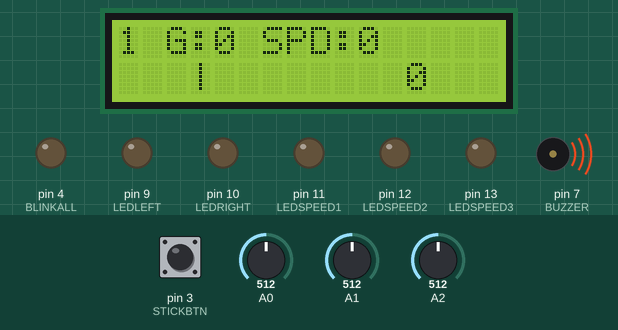
The program below on a simulated Arduino Uno, built with avr-gcc and run on an emulated ATmega328P. Shown: 16×2 character LCD, output pins drawn as LEDs (lit = HIGH), buzzer (waves = sounding). Wiring (inferred from the names in the program): MPU-6050 motion sensor at I2C address 0x68. The inputs (shaded band) are chosen by the test bench; at power-on: A2 = 512, A0 = 512, A1 = 512, pin 3 (STICKBTN) HIGH. What the program prints to the serial monitor is not drawn.

Above: at 2.02 s.
2.8 s: A2 set to 461
4.3 s: A2 set to 431
At 6.8 s:
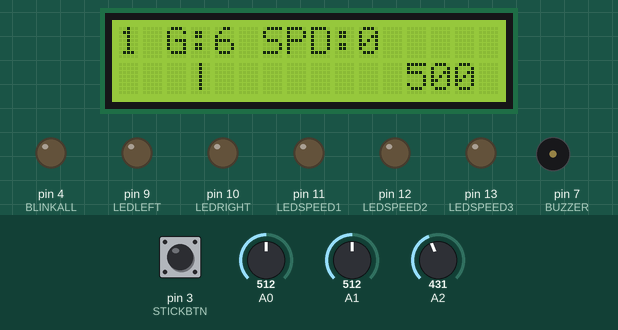
7.1 s: A0 set to 459
9.2 s: A0 set to 437
At 10.5 s:
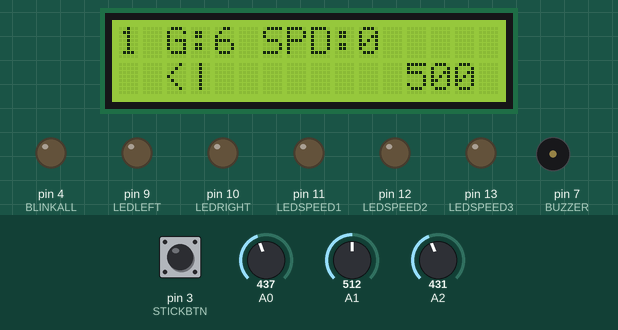
10.8 s: A1 set to 532
At 11.17 s:
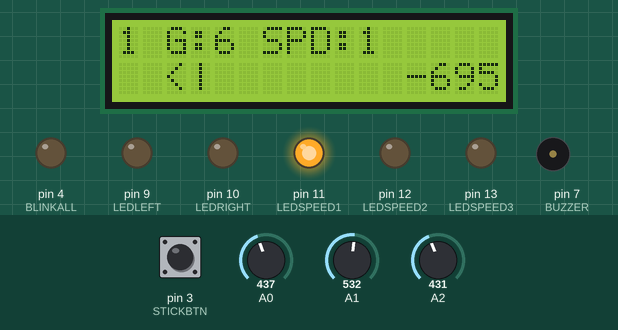
12.8 s: A2 set to 340
At 15.7 s:
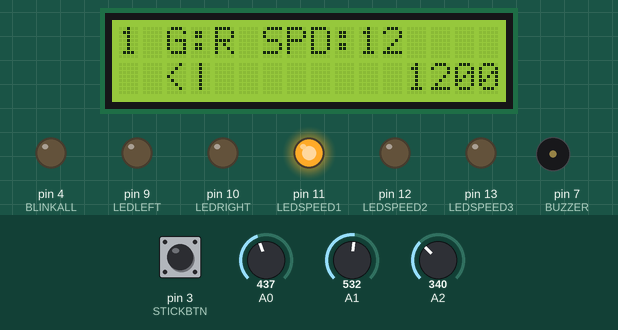
Timing chart, 0 to 16.8 s (numbered marks = the images above; inputs shaded):
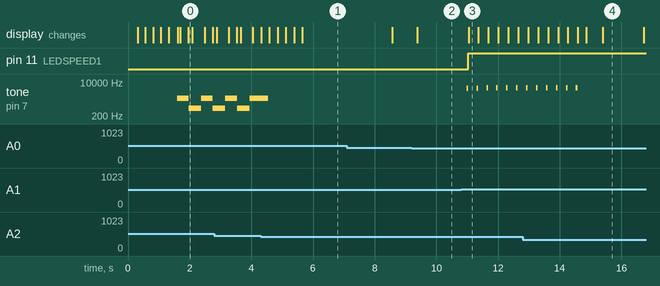

The program:

main.cpp
```cpp
#include <Arduino_FreeRTOS.h>
#include <semphr.h>  // add the FreeRTOS functions for Semaphores (or Flags).
#include "shared.h"
#include "lcd.h"
#include "gear.h"
#include "control.h"
#include "lights.h"

static int aBtnValue = 0;

SemaphoreHandle_t xSerialSemaphore;
LiquidCrystal_I2C lcd(0x27, 2, 1, 0, 4, 5, 6, 7, 3, POSITIVE);
const int MPU_addr=0x68;   // I2C address of the MPU-6050
int16_t /*AcX,AcY,AcZ,*/Tmp,GyX,GyY,GyZ;

void TaskReadAnalogBtns( void *pvParameters );
void TaskReadAnalogStick( void *pvParameters );
void TaskDigitalReadBuzz( void *pvParameters );
void TaskDigitalRead4( void *pvParameters );

void setup() {
  Wire.begin();
  Wire.beginTransmission(MPU_addr);
  Wire.write(0x6B);  // PWR_MGMT_1 register
  Wire.write(0);     // set to zero (wakes up the MPU-6050)
  Wire.endTransmission(true);
  Serial.begin(9600);
  StartLCD(&lcd);
  // Inputs
  pinMode(A0, INPUT);
  pinMode(A1, INPUT);
  pinMode(A2, INPUT);
  pinMode(STICKBTN, INPUT);
  // Outputs
  pinMode(BUZZER, OUTPUT);
  pinMode(BLINKALL, OUTPUT);
  pinMode(LEDLEFT, OUTPUT);
  pinMode(LEDRIGHT, OUTPUT);
  pinMode(LEDSPEED1, OUTPUT);
  pinMode(LEDSPEED2, OUTPUT);
  pinMode(LEDSPEED3, OUTPUT);
  timer = millis();
  while (!Serial) {
    ;
  }

  if ( xSerialSemaphore == NULL )  // Check to confirm that the Serial Semaphore has not already been created.
  {
    xSerialSemaphore = xSemaphoreCreateMutex();  // Create a mutex semaphore we will use to manage the Serial Port
    if ( ( xSerialSemaphore ) != NULL )
      xSemaphoreGive( ( xSerialSemaphore ) );  // Make the Serial Port available for use, by "Giving" the Semaphore.
  }

  xTaskCreate(
    TaskDigitalReadBuzz
    ,  (const portCHAR *) "DigitalReadBuzz"
    ,  128        // Stack size
    ,  NULL
    ,  1          // Priority 0,1,2,3
    ,  NULL );

  xTaskCreate(
    TaskReadAnalogBtns
    ,  (const portCHAR *) "AnalogBtsRead"
    ,  128        // Stack size
    ,  NULL
    ,  2          // Priority
    ,  NULL );

  xTaskCreate(
    TaskReadAnalogStick
    ,  (const portCHAR *) "AnalogStickRead"
    ,  128        // Stack size
    ,  NULL

    ,  2          // Priority
    ,  NULL );
}

void loop() {

}

/*---------------------- Tasks ---------------------*/

void TaskReadAnalogBtns( void *pvParameters __attribute__((unused)) ) {
  for (;;) {

    aBtnValue = 0;
    aBtnValue = analogRead(A2);

    if ( xSemaphoreTake( xSerialSemaphore, ( TickType_t ) 5 ) == pdTRUE ) {
      if (aBtnValue > 100) {
        Serial.println(aBtnValue);
        // Left Blinker
        aBtnValue >= 240 && aBtnValue < 270 ? BlinkLeft(&car) : NULL;
        // Right Blinker
        aBtnValue >= 270 && aBtnValue < 300 ? BlinkRight(&car) : NULL;
        // Gear Down
        aBtnValue >= 300 && aBtnValue < 350 ? GearDown(&car) : NULL;
        // Gear Up
        aBtnValue >= 400 && aBtnValue < 450 ? GearUp(&car) : NULL;
        // Start
        aBtnValue >= 450 && aBtnValue < 600 ? StartStop(&car) : NULL;
        // Control
        //CarState(&car);
        //CarStateBlinker(&car);
        delay(250);
      }
      xSemaphoreGive( xSerialSemaphore );
    }
    vTaskDelay(25 / portTICK_PERIOD_MS);
  }
}

void TaskReadAnalogStick( void *pvParameters __attribute__((unused)) ) {
  for (;;)
  {
    if ( xSemaphoreTake( xSerialSemaphore, ( TickType_t ) 5 ) == pdTRUE )
    {
      car.stickX = analogRead(A0);
      car.stickY = analogRead(A1);
      if (car.stickX  < 450 || car.stickX > 550)
      {
        Serial.print("StickX: ");
        Serial.println(car.stickX);
        car.stickX < 450 ? LCDTurnLeft(car.stickX) : LCDTurnRight(car.stickX);
      }
      if (car.stickY  < 450 || car.stickY > 550)
      {
        Serial.print("StickY: ");
        Serial.println(car.stickY);
      }
      CarState(&car);
      CarStateBlinker(&car);
      xSemaphoreGive( xSerialSemaphore ); // Now free or "Give" the Serial Port for others.
    }
    vTaskDelay(1);
  }
}

void TaskDigitalReadBuzz( void *pvParameters __attribute__((unused)) ) {
  for (;;)
  {
    if ( xSemaphoreTake( xSerialSemaphore, ( TickType_t ) 5 ) == pdTRUE )
    {
      if (digitalRead(STICKBTN) == LOW)
      {
          Serial.println("Buzz");
          Buzz();
      }
      xSemaphoreGive( xSerialSemaphore ); // Now free or "Give" the Serial Port for others.
    }
    vTaskDelay(1);
  }
}

void TaskDigitalRead4( void *pvParameters __attribute__((unused)) ) {
  for (;;)
  {
    /*if ( xSemaphoreTake( xSerialSemaphore, ( TickType_t ) 5 ) == pdTRUE )
    {
      if (digitalRead(BLINKALL) == LOW)
      {
          Serial.println("Blink All");
          BlinkAll(&car);
          CarStateBlinker(&car);
        }
        xSemaphoreGive( xSerialSemaphore ); // Now free or "Give" the Serial Port for others.
      }
      vTaskDelay(1);*/
    }
  }
```

buzzer.cpp
```cpp
#include "buzzer.h"

void Buzz() {
  tone(BUZZER, 1500, 500);
  //delay(500);
}

void Alarm() {
  tone(BUZZER, 2500, 500);
  delay(500);
}

void EngineWorking(int freq) {
  tone(BUZZER, freq, 500);
  delay(50);
  tone(BUZZER, 0, 0);
}

void EngineStart() {
  tone(BUZZER, 1500, 600);
  delay(100);
}

void EngineStop() {
  tone(BUZZER, 500, 600);
  delay(100);
}
```

buzzer.h
```cpp
#ifndef BUZZER_H
#define BUZZER_H

#include "shared.h"

void Buzz();

void Alarm();

void EngineStart();

void EngineStop();

void EngineWorking(int freq);

#endif
```

control.cpp
```cpp
#include "control.h"

void CarStateBlinker(Car *car) {
  // Left Blinker [OK]
  if (car->leftBlink == 1) {
    if (millis() > timer + (period / 2)) {
      //timer = millis();
      digitalWrite(LEDRIGHT, LOW);
      digitalWrite(LEDLEFT, HIGH);
      LCDBlinkLeft(1);
    }
    if (millis() > timer + period) {
      timer = millis();
      digitalWrite(LEDLEFT, LOW);
      LCDBlinkLeft(0);
    }
    //delay(250);
    //digitalWrite(LEDLEFT, LOW);
    //LCDBlinkLeft(0);
    //delay(250);
  }
  // Right Blinker [OK]
  if (car->rightBlink == 1) {
    /*digitalWrite(LEDRIGHT, HIGH);
    LCDBlinkRight(1);
    delay(250);
    digitalWrite(LEDRIGHT, LOW);
    LCDBlinkRight(0);
    delay(250);*/
    if (millis() > timer + (period / 2)) {
      digitalWrite(LEDLEFT, LOW);
      digitalWrite(LEDRIGHT, HIGH);
      LCDBlinkRight(1);
    }
    if (millis() > timer + period) {
      timer = millis();
      digitalWrite(LEDRIGHT, LOW);
      LCDBlinkRight(0);
    }
  }
  if (car->blinkAll == 1) {
    /*digitalWrite(LEDLEFT, HIGH);
    digitalWrite(LEDRIGHT, HIGH);
    LCDBlinkAll(1);
    delay(250);
    digitalWrite(LEDLEFT, LOW);
    digitalWrite(LEDRIGHT, LOW);
    LCDBlinkAll(0);
    delay(250);*/
    if (millis() > timer + (period / 2)) {
      digitalWrite(LEDLEFT, HIGH);
      digitalWrite(LEDRIGHT, HIGH);
      LCDBlinkAll(1);
    }
    if (millis() > timer + period) {
      timer = millis();
      digitalWrite(LEDLEFT, LOW);
      digitalWrite(LEDRIGHT, LOW);
      LCDBlinkAll(0);
    }
  }
}

void CarState(Car *car) {
/*// Left Blinker [OK]
if (car->leftBlink == 1) {
  digitalWrite(LEDLEFT, HIGH);
  LCDBlinkLeft(1);
  delay(250);
  digitalWrite(LEDLEFT, LOW);
  LCDBlinkLeft(0);
  delay(250);
}
// Right Blinker [OK]
if (car->rightBlink == 1) {
  digitalWrite(LEDRIGHT, HIGH);
  LCDBlinkRight(1);
  delay(250);
  digitalWrite(LEDRIGHT, LOW);
  LCDBlinkRight(0);
  delay(250);
}*/
// If Car Working
if (car->carOn == 1) {
    // Car Working
    Serial.print(car->stickY);
    Serial.print("\n");
    if (car->stickY > 520)
    {
      if (car->gear >= 1 && car->speed < 50)
      {
        car->speed += SpeedUp(&car->stickY, &car->speed);
      }
      else if (car->gear >= 2 && car->speed < 100)
      {
        car->speed += SpeedUp(&car->stickY, &car->speed);
      }
      else if (car->gear >= 2 && car->speed < 100)
      {
        car->speed += SpeedUp(&car->stickY, &car->speed);
      }
      else if (car->gear >= 3 && car->speed < 150)
      {
        car->speed += SpeedUp(&car->stickY, &car->speed);
      }
      else if (car->gear >= 4 && car->speed < 200)
      {
        car->speed += SpeedUp(&car->stickY, &car->speed);
      }
      else if (car->gear >= 5 && car->speed < 250)
      {
        car->speed += SpeedUp(&car->stickY, &car->speed);
      }
      else if (car->gear >= 6 && car->speed < 300)
      {
        car->speed += SpeedUp(&car->stickY, &car->speed);
      }
    }
    else if (car->stickY < 500 && car->speed > 0)
    {
      car->speed -= SpeedDown(&car->stickY);
    }
    Leds(&car->speed);
    LCDSpeed(&car->speed);
    LCDRPM(&car->gear, &car->speed);
  }
  else {

  }
}
```

control.h
```cpp
#ifndef CONTROL_H
#define CONTROL_H

#include "shared.h"
#include "lcd.h"
#include "engine.h"
#include "lights.h"

void CarStateBlinker(Car *car);

void CarState(Car *car);

#endif
```

engine.cpp
```cpp
#include "engine.h"

int StartStop(Car *car) {
  if (car->carOn == 0) {
    EngineStart();
    LCDCarOn(1);
    digitalWrite(LEDCARON, HIGH);
    car->carOn = 1;
    Serial.println("START!");
    return 1;
  }
  else {
    EngineStop();
    LCDCarOn(0);
    digitalWrite(LEDCARON, LOW);
    digitalWrite(LEDSPEED1, LOW);
    digitalWrite(LEDSPEED2, LOW);
    digitalWrite(LEDSPEED3, LOW);
    ResetLCD();
    car->carOn = 0;
    car->speed = 0;
    car->gear = 0;
    car->rpm = 0;
    Serial.println("STOP!");
    return 0;
  }
}

int SpeedUp(int *stickY, int *speed) {
  if (*stickY > 520 && *stickY < 650) {
    EngineWorking((*speed + 500) * 10);
    //delay(100);
  }
  else if (*stickY > 650 && *stickY < 800) {
    EngineWorking((*speed + 750) * 10);
    //delay(50);
  }
  else if (*stickY > 800 ) {
    EngineWorking((*speed + 1000) * 10);
  }
  return 1;
}

int SpeedDown(int *stickY) {
  /*if (*stickY > 350 && *stickY < 500) {
    delay(150);
  }
  else if (*stickY > 150 && *stickY < 350) {
    delay(100);
  }
  else if (*stickY < 150 ) {
    delay(50);
  }*/
  return 1;
}

void Leds(int *speed) {
  if (*speed > 0 && *speed < 100) {
    digitalWrite(LEDSPEED1, HIGH);
    digitalWrite(LEDSPEED2, LOW);
    digitalWrite(LEDSPEED3, LOW);
  }
  else if (*speed > 100 && *speed <= 150) {
    digitalWrite(LEDSPEED1, LOW);
    digitalWrite(LEDSPEED2, HIGH);
    digitalWrite(LEDSPEED3, LOW);
  }
  else if (*speed > 150 && *speed < 250) {
    digitalWrite(LEDSPEED1, LOW);
    digitalWrite(LEDSPEED2, LOW);
    digitalWrite(LEDSPEED3, HIGH);
  }
  else if (*speed > 250) {
    digitalWrite(LEDSPEED1, HIGH);
    digitalWrite(LEDSPEED2, HIGH);
    digitalWrite(LEDSPEED3, HIGH);
  }
}
```

engine.h
```cpp
#ifndef ENGINE_H
#define ENGINE_H

#include "shared.h"
#include "buzzer.h"
#include "lcd.h"

int StartStop(Car *car);

int SpeedUp(int *stickY, int *speed);

int SpeedDown(int *stickY);

void Leds(int *speed);

#endif
```

gear.cpp
```cpp
#include "gear.h"

int GearUp(Car *car) {
  if (car->gear < 6)
  {
    car->gear++;
    LCDGear(&car->gear);
    return 1;
  }
  else
  {
    return 0;
  }
}

int GearDown(Car *car) {
  if (car->gear > -1 && car->gear <= 6)
  {
    car->gear--;
    LCDGear(&car->gear);
    return 1;
  }
  else
  {
    return 0;
  }
}
```

gear.h
```cpp
#ifndef GEAR_H
#define GEAR_H

#include "shared.h"
#include "lcd.h"

int GearUp(Car *car);

int GearDown(Car *car);

#endif
```

lights.cpp
```cpp
#include "lights.h"

void ResetBlinkers() {
  digitalWrite(LEDRIGHT, LOW);
  digitalWrite(LEDLEFT, LOW);
  LCDBlinkLeft(0);
  LCDBlinkRight(0);
}

int BlinkRight(Car *car) {
  if (car->rightBlink == 0)
  {
    car->rightBlink = 1;
    car->leftBlink = 0;
    car->blinkAll = 0;
    return 1;
  }
  else
  {
    car->rightBlink = 0;
    ResetBlinkers();
    return 0;
  }
}

int BlinkLeft(Car *car) {
  if (car->leftBlink == 0)
  {
    car->leftBlink = 1;
    car->rightBlink = 0;
    car->blinkAll = 0;
    return 1;
  }
  else
  {
    car->leftBlink = 0;
    ResetBlinkers();
    return 0;
  }
}

int BlinkAll(Car *car) {
  if (car->blinkAll == 0)
  {
    car->leftBlink = 0;
    car->rightBlink = 0;
    car->blinkAll = 1;
    return 1;
  }
  else
  {
    car->leftBlink = 0;
    car->rightBlink = 0;
    car->blinkAll = 0;
    ResetBlinkers();
    return 0;
  }
}
```

lights.h
```cpp
#ifndef LIGHTS_H
#define LIGHTS_H

#include "shared.h"
#include "lcd.h"

int BlinkRight(Car *car);

int BlinkLeft(Car *car);

int BlinkAll(Car *car);

#endif
```

shared.h
```cpp
#ifndef SHARED_H
#define SHARED_H

#include <Arduino.h>
#include <Wire.h>
#include <LiquidCrystal_I2C.h>

#define LEDCARON 2
#define STICKBTN 3
#define BLINKALL 4
#define BUZZER 7
#define LEDLEFT 9
#define LEDRIGHT 10
#define LEDSPEED1 11
#define LEDSPEED2 12
#define LEDSPEED3 13
#define SPEED A1

static int period = 1000;
static unsigned long timer = 0;

static struct Car {
   bool   carOn       = 0;
   bool   leftBlink   = 0;
   bool   rightBlink  = 0;
   bool   blinkAll    = 0;
   int    stickX      = 0;
   int    stickY      = 0;
   int    gear        = 0;
   int    rpm         = 0;
   int    speed       = 0;
   int    left        = 0;
   int    right       = 0;
} car;

#endif
```

lcd.cpp
```cpp
#include "lcd.h"

LiquidCrystal_I2C *display;

int StartLCD(LiquidCrystal_I2C *lcd) {
  display = lcd;
  display->begin(16,2);
  for (int i = 0; i< 3; i++)
  {
    display->backlight();
    delay(250);
    display->noBacklight();
    delay(250);
  }
  display->backlight();
  ResetLCD();
  return 1;
}

void ResetLCD() {
  display->setCursor(0,0);
  display->print("0");
  display->setCursor(2,0);
  display->print("G:");
  display->setCursor(4,0);
  display->print("-");
  display->setCursor(6,0);
  display->print("SPD:");
  display->setCursor(10,0);
  display->print("---");
  display->setCursor(3,1);
  display->print("|");
  display->setCursor(12,1);
  display->print("----");
}

void LCDCarOn(bool on) {
  if (on)
  {
    display->setCursor(0,0);
    display->print("1");
    display->setCursor(4,0);
    display->print("0");
    display->setCursor(10,0);
    display->print("0");
    display->setCursor(12,1);
    display->print("0   ");
  }
  else
  {
    ResetLCD();
  }
}

void LCDBlinkLeft(bool show) {
  display->setCursor(14,0);
  show ? display->print("<") : display->print(" ");
}

void LCDBlinkRight(bool show) {
  display->setCursor(15,0);
  show ? display->print(">") : display->print(" ");
}

void LCDBlinkAll(bool show) {
  display->setCursor(14,0);
  show ? display->print("<>") : display->print("  ");
}

void LCDGear(int *gear) {
  display->setCursor(4,0);
  if (*gear == -1) {
    display->print("R");
  }
  else {
    display->print(*gear);
  }
}

void LCDSpeed(int *speed) {
  display->setCursor(10,0);
  display->print("   ");
  display->setCursor(10,0);
  display->print(*speed);
}

void LCDRPM(int *gear, int *speed) {
  display->setCursor(12,1);

  switch (*gear) {
    case 1:
      *speed > 0 ? display->print(*speed * 100) : display->print(500);
      break;
    case 2:
      *speed > 0 ? display->print((*speed * 80) - 2000) : display->print(500);
      break;
    case 3:
      *speed > 0 ? display->print((*speed * 70) - 3000) : display->print(500);
      break;
    case 4:
      *speed > 0 ? display->print((*speed * 60) - 5000) : display->print(500);
      break;
    case 5:
      *speed > 0 ? display->print((*speed * 55) - 6000) : display->print(500);
      break;
    case 6:
      *speed > 0 ? display->print((*speed * 50) - 7000) : display->print(500);
      break;
    }
}

void LCDTurnLeft(int value) {
  //int leftValue = (value > -6000 && value < -4000) ? 1 : (value < -8000 ? 2 : 3);
   int leftValue = (value > 350) ? 1 : (value > 250 ? 2 : 3);
  display->setCursor(4,1);
  display->print("   ");
  display->setCursor(0,1);
  switch (leftValue) {
    case 1:
      display->print("  <");
      break;
    case 2:
      display->print(" <<");
      break;
    case 3:
      display->print("<<<");
      break;
    default:
      display->print("   ");
      break;
  }
}

void LCDTurnRight(int value) {
  //int rightValue = (value > 4000 && value < 6000) ? 1 : (value > 8000 ? 3 : 2);
  int rightValue = (value > 550 && value < 650) ? 1 : (value > 850 ? 3 : 2);
  display->setCursor(0,1);
  display->print("   ");
  display->setCursor(4,1);
  switch (rightValue) {
    case 1:
      display->print(">  ");
      break;
    case 2:
      display->print(">> ");
      break;
    case 3:
      display->print(">>>");
      break;
    default:
      display->print("   ");
      break;
  }
}

void LCDShowMsg(char msg) {
  display->setCursor(0,1);
  display->print(msg);
}
```

lcd.h
```cpp
#ifndef LCD_H
#define LCD_H

#include "shared.h"

int StartLCD(LiquidCrystal_I2C *lcd);

void ResetLCD();

void LCDCarOn(bool on);

void LCDBlinkLeft(bool show);

void LCDBlinkRight(bool show);

void LCDBlinkAll(bool show);

void LCDGear(int *gear);

void LCDSpeed(int *speed);

void LCDRPM(int *gear, int *speed);

void LCDTurnLeft(int value);

void LCDTurnRight(int value);

void LCDShowMsg(char msg);

#endif
```

Measured:
- the behaviour switches between 450 and 449 on A2 (found by bisection; images 0 and 1)
- the behaviour switches between 450 and 449 on A0 (found by bisection; images 1 and 2)
- the behaviour switches between 520 and 521 on A1 (found by bisection; images 2 and 3)
- after the input at 9.2 s, the display: changes after 0.18 s (image 2)
- after the input at 10.8 s, pin 11 (LEDSPEED1): LOW → HIGH after 0.24 s; tone on pin 7 (BUZZER): plays 5000 Hz for 0.05 s, 5010 Hz for 0.05 s, 5020 Hz for 0.05 s, 5030 Hz for 0.05 s, 5040 Hz for 0.05 s, 5050 Hz for 0.05 s, starting after 0.19 s; the display: changes after 0.25 s (image 3)
- after the input at 12.8 s, tone on pin 7 (BUZZER): goes on until 14.6 s, then stays silent
